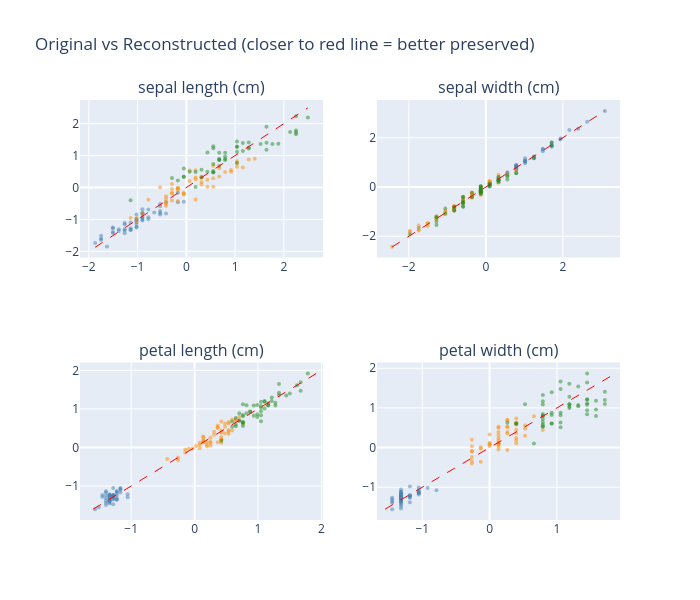

Notebook code cell kept with this figure:
### Code cell
# Visual: original vs reconstructed for each feature
fig = make_subplots(rows=2, cols=2, subplot_titles=feature_names)

for i, fname in enumerate(feature_names):
    row, col = (i // 2) + 1, (i % 2) + 1
    fig.add_trace(go.Scatter(
        x=X_std[:, i], y=X_reconstructed[:, i],
        mode='markers', marker=dict(size=4, opacity=0.5,
        color=[['steelblue','darkorange','forestgreen'][t] for t in y]),
        showlegend=False
    ), row=row, col=col)
    # Perfect reconstruction line
    rng = [min(X_std[:, i].min(), X_reconstructed[:, i].min()),
           max(X_std[:, i].max(), X_reconstructed[:, i].max())]
    fig.add_trace(go.Scatter(
        x=rng, y=rng, mode='lines',
        line=dict(color='red', dash='dash', width=1),
        showlegend=False
    ), row=row, col=col)

fig.update_layout(
    title='Original vs Reconstructed (closer to red line = better preserved)',
    height=600, width=700
)
fig.show()

### Figure 1 — Plotly figure (JSON) as saved in the notebook; plotly's stock layout.template omitted (floating-point values rounded to 4 significant figures; data arrays with more than 128 entries replaced by an {"elided": "..."} marker saying what was removed)
{"data": [{"marker": {"color": {"elided": "150 str values"}, "opacity": 0.5, "size": 4}, "mode": "markers", "showlegend": false, "type": "scatter", "x": {"elided": "150 float values"}, "xaxis": "x", "y": {"elided": "150 float values"}, "yaxis": "y"}, {"line": {"color": "red", "dash": "dash", "width": 1}, "mode": "lines", "showlegend": false, "type": "scatter", "x": [-1.87, 2.492], "xaxis": "x", "y": [-1.87, 2.492], "yaxis": "y"}, {"marker": {"color": {"elided": "150 str values"}, "opacity": 0.5, "size": 4}, "mode": "markers", "showlegend": false, "type": "scatter", "x": {"elided": "150 float values"}, "xaxis": "x2", "y": {"elided": "150 float values"}, "yaxis": "y2"}, {"line": {"color": "red", "dash": "dash", "width": 1}, "mode": "lines", "showlegend": false, "type": "scatter", "x": [-2.434, 3.091], "xaxis": "x2", "y": [-2.434, 3.091], "yaxis": "y2"}, {"marker": {"color": {"elided": "150 str values"}, "opacity": 0.5, "size": 4}, "mode": "markers", "showlegend": false, "type": "scatter", "x": {"elided": "150 float values"}, "xaxis": "x3", "y": {"elided": "150 float values"}, "yaxis": "y3"}, {"line": {"color": "red", "dash": "dash", "width": 1}, "mode": "lines", "showlegend": false, "type": "scatter", "x": [-1.599, 1.922], "xaxis": "x3", "y": [-1.599, 1.922], "yaxis": "y3"}, {"marker": {"color": {"elided": "150 str values"}, "opacity": 0.5, "size": 4}, "mode": "markers", "showlegend": false, "type": "scatter", "x": {"elided": "150 float values"}, "xaxis": "x4", "y": {"elided": "150 float values"}, "yaxis": "y4"}, {"line": {"color": "red", "dash": "dash", "width": 1}, "mode": "lines", "showlegend": false, "type": "scatter", "x": [-1.552, 1.871], "xaxis": "x4", "y": [-1.552, 1.871], "yaxis": "y4"}], "layout": {"annotations": [{"font": {"size": 16}, "showarrow": false, "text": "sepal length (cm)", "x": 0.225, "xanchor": "center", "xref": "paper", "y": 1, "yanchor": "bottom", "yref": "paper"}, {"font": {"size": 16}, "showarrow": false, "text": "sepal width (cm)", "x": 0.775, "xanchor": "center", "xref": "paper", "y": 1, "yanchor": "bottom", "yref": "paper"}, {"font": {"size": 16}, "showarrow": false, "text": "petal length (cm)", "x": 0.225, "xanchor": "center", "xref": "paper", "y": 0.375, "yanchor": "bottom", "yref": "paper"}, {"font": {"size": 16}, "showarrow": false, "text": "petal width (cm)", "x": 0.775, "xanchor": "center", "xref": "paper", "y": 0.375, "yanchor": "bottom", "yref": "paper"}], "height": 600, "title": {"text": "Original vs Reconstructed (closer to red line = better preserved)"}, "width": 700, "xaxis": {"anchor": "y", "domain": [0, 0.45]}, "xaxis2": {"anchor": "y2", "domain": [0.55, 1]}, "xaxis3": {"anchor": "y3", "domain": [0, 0.45]}, "xaxis4": {"anchor": "y4", "domain": [0.55, 1]}, "yaxis": {"anchor": "x", "domain": [0.625, 1]}, "yaxis2": {"anchor": "x2", "domain": [0.625, 1]}, "yaxis3": {"anchor": "x3", "domain": [0, 0.375]}, "yaxis4": {"anchor": "x4", "domain": [0, 0.375]}}}
